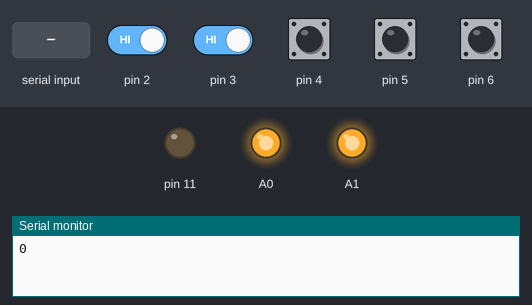
This sketch was run on a simulated Arduino Uno, built with avr-gcc and run on an emulated ATmega328P. Parts: output pins drawn as LEDs (lit = HIGH), the last lines printed to the serial monitor. Inputs (shaded band) come from the test bench; at power-on: pin 2–6 HIGH.

Above: at 1.2 s.
1.3 s: pin 4 pulled LOW for 0.15 s
At 1.8 s:
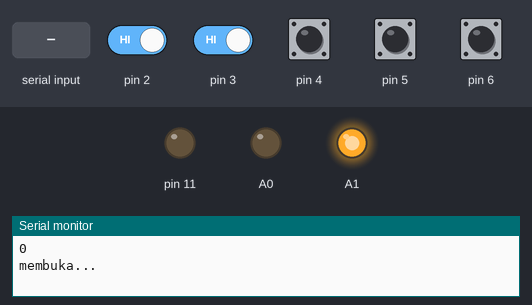
2.9 s: pin 5 pulled LOW for 0.15 s
At 4.1 s:
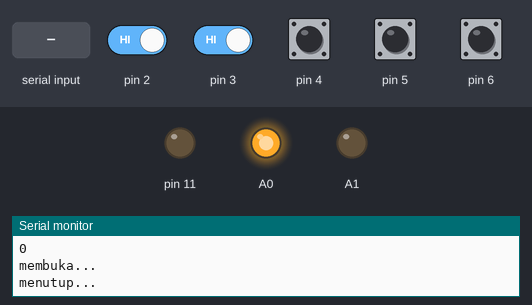
4.5 s: "1" received over Serial
At 5.5 s:
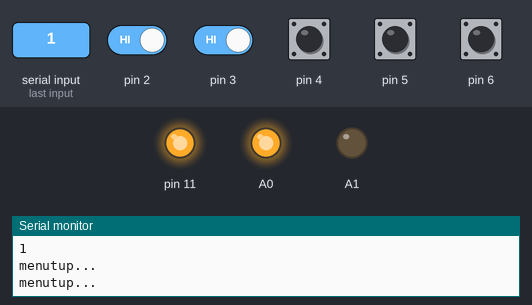
6.0 s: pin 3 driven LOW
At 6.7 s:
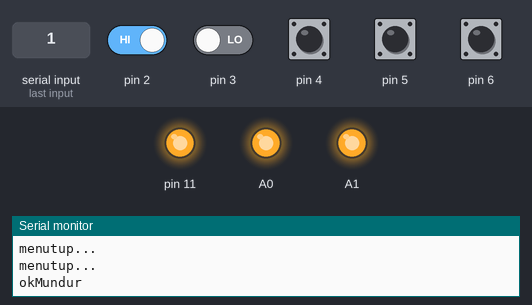
7.5 s: pin 4 pulled LOW for 1 s
At 7.8 s:
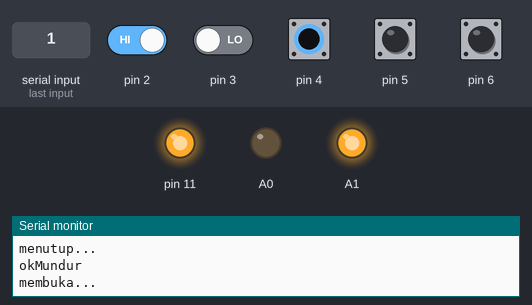
10.0 s: pin 2 driven LOW
At 10.9 s:
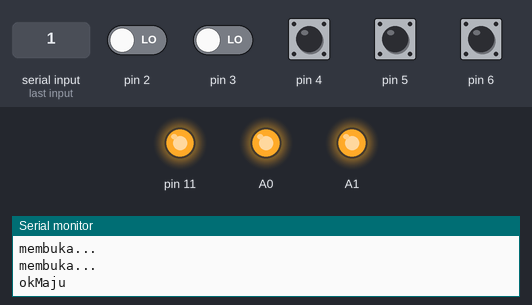
Timing chart, 0 to 12.5 s (numbered marks = the images above; inputs shaded):
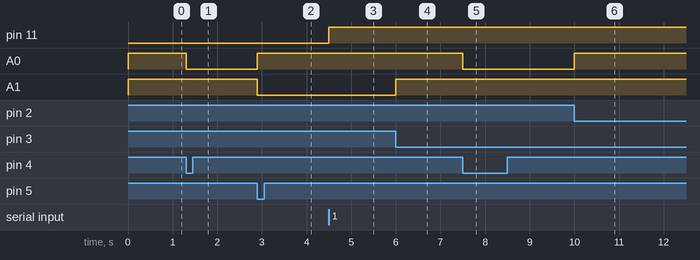

The sketch:

ARDUINO_NANO.ino
```cpp
#include <EEPROM.h>

#define P_stat digitalRead(4)==LOW
#define P_stop digitalRead(5)==LOW
#define P_emg digitalRead(6)==HIGH
int eep;
String inputString;
boolean stringComplete, stat = false;
boolean statuss;
void setup() {
  // put your setup code here, to run once:
  Serial.begin(9600);
  pinMode(A0, OUTPUT);
  pinMode(A1, OUTPUT);
  pinMode(11, OUTPUT);
  pinMode(4, INPUT_PULLUP);
  pinMode(5, INPUT_PULLUP);
  pinMode(6, INPUT_PULLUP);
  //pinMode(2, INPUT_PULLUP);
  //pinMode(3, INPUT_PULLUP);
  attachInterrupt(0, limitMaju, FALLING);
  attachInterrupt(1, limitMundur, FALLING);
  Serial.println(eep);
  mati();
}
void mati() {
  digitalWrite(A0, HIGH);
  digitalWrite(A1, HIGH);
}

void buka() {
  digitalWrite(A0, LOW);
  digitalWrite(A1, HIGH);
  statuss = 0;
  Serial.println("membuka...");
}

void nutup() {
  digitalWrite(A0, HIGH);
  digitalWrite(A1, LOW);
  statuss = 1;
  Serial.println("menutup...");
}
void limitMaju() {
  if (statuss == 0) {
    mati();
    Serial.println("okMaju");
    stat = false;
  }
}

void limitMundur() {
  if (statuss == 1) {
    mati();
    Serial.println("okMundur");
    stat = false;
  }
}

void baca_serial() {
  while (Serial.available()) {
    stat = true;
    char inChar = (char)Serial.read();
    Serial.println(inChar);
    if (inChar == '1') {
      digitalWrite(11, HIGH);
      stringComplete = false;
    }
    else {
      digitalWrite(11, LOW);
      stringComplete = true;
    }
  }
}

void loop() {
  // put your main code here, to run repeatedly:
  baca_serial();
  if ((stat == true && stringComplete == false) || P_stop ) {
    nutup();
    delay(500);
  }
  if ((stat == true && stringComplete == true) || P_stat) {
    buka();
    delay(500);
  }
  //if((!P_stat && stringComplete == false)||(!P_stat && P_stop && digitalRead(2)== LOW)){buka();}
  //if((!P_stat && stringComplete == true)||(!P_stop && P_stat && digitalRead(3)== LOW)){nutup();}
  if (!P_emg) {
    mati();
  }
}
```

Measured:
- after the input at 1.3 s, A0: HIGH → LOW at once
- after the input at 2.9 s, A0: LOW → HIGH at once; A1: HIGH → LOW at once
- after the input at 4.5 s, pin 11: LOW → HIGH at once
- after the input at 6.0 s, A1: LOW → HIGH at once
- after the input at 7.5 s, A0: HIGH → LOW at once
- after the input at 10.0 s, A0: LOW → HIGH at once
